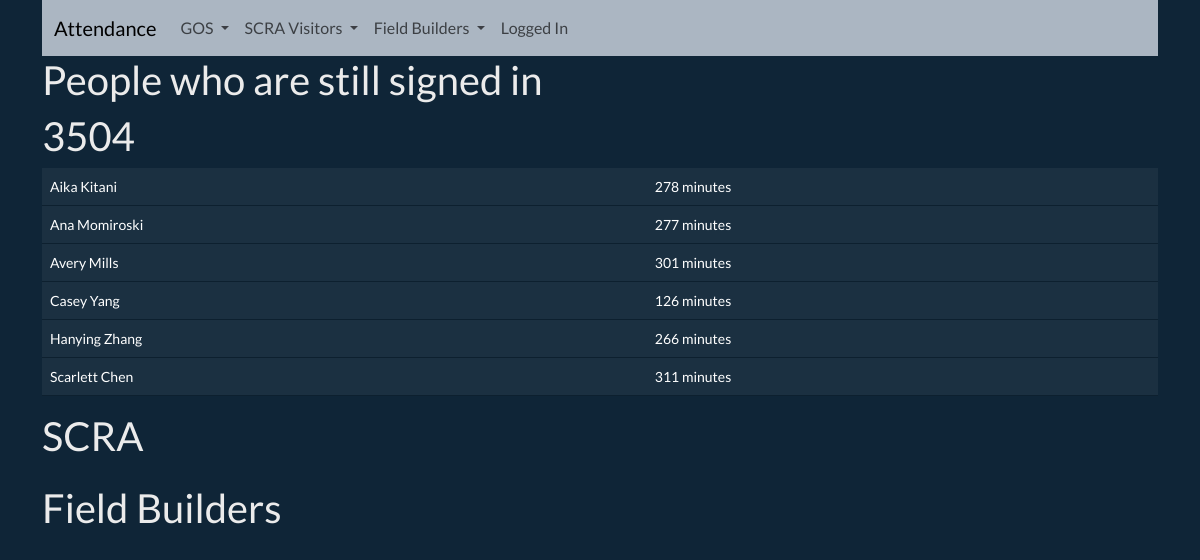
/attendance/manifest/, run on the app's committed database.
### attendance/models/gos.py (models this page shows, shortened)
class GosStudent(models.Model, InOutTimeMixin):
    rfid = models.IntegerField()
    first_name = models.CharField(max_length=100)
    last_name = models.CharField(max_length=100)
    def full_name(self):
        return f"{self.first_name} {self.last_name}"
    def _get_attendance_set(self):
        return self.gosattendance_set

class GosAttendance(AttendanceMixin):
    student = models.ForeignKey(GosStudent, on_delete=models.CASCADE)
    purpose = models.CharField(max_length=100)

### attendance/views/top_level.py (the view)
# urls.py: path("manifest/", top_level.ActiveManifest.as_view(), name="active_manifest"),
class ActiveManifest(generic.TemplateView):
    template_name = "attendance/signed_in_list.html"
    def get_context_data(self, **kwargs):
        context = super().get_context_data(**kwargs)
        context["gos_students"] = [
            student for student in GosStudent.objects.all() if student.is_logged_in()
        ]
        context["scra_visitors"] = [
            visitor for visitor in ScraVisitor.objects.all() if visitor.is_logged_in()
        ]
        context["field_builders"] = [
            visitor for visitor in FieldBuilder.objects.all() if visitor.is_logged_in()
        ]
        return context

### attendance/models/mixins.py (called while the page is built)
    def is_logged_in(self) -> bool:
        active_time = self.time_since_last_login()
        if active_time is None:
            return False
        if active_time > timezone.timedelta(hours=18):
            return False
        last_login = self.get_last_login()
        return last_login.time_out is None

    def time_since_last_login(self) -> Optional[datetime.timedelta]:
        last_login = self.get_last_login()
        if last_login is None:
            return None
        now = timezone.now()
        delta = now - last_login.time_in
        return delta

    def get_last_login(self):
        logins = self._get_attendance_set().order_by("-time_in")
        if logins.count() > 0:
            return logins[0]
        return None

### attendance/templates/attendance/signed_in_list.html (shortened to what this page needs)
{% load static %}
<!DOCTYPE HTML>
<html lang="en">
<head>
    <link rel="stylesheet" href="{% static 'attendance/bootstrap.min.css' %}">
    <link rel="stylesheet" href="{% static 'attendance/navbar.css' %}">
</head>
<body>
<div class="container">
{% include "attendance/shared/navbar.html" %}
<h1>People who are still signed in</h1>
<h1> 3504 </h1>
<table class="table">
{% for student in gos_students %}
    <tr>
        <td>{{ student.full_name }}</td>
        <td>{%  widthratio student.time_since_last_login.total_seconds 60 1 %} minutes</td>
    </tr>
{%  endfor  %}
</table>
<h1>SCRA</h1>
<h1>Field Builders</h1>
</div>
</body>
</html>

### data on the page
GosStudent: full_name "Aika Kitani", id.time_in "278"
GosStudent: full_name "Ana Momiroski", id.time_in "277"
GosStudent: full_name "Avery Mills", id.time_in "301"
GosStudent: full_name "Casey Yang", id.time_in "126"
GosStudent: full_name "Hanying Zhang", id.time_in "266"
GosStudent: full_name "Scarlett Chen", id.time_in "311"
